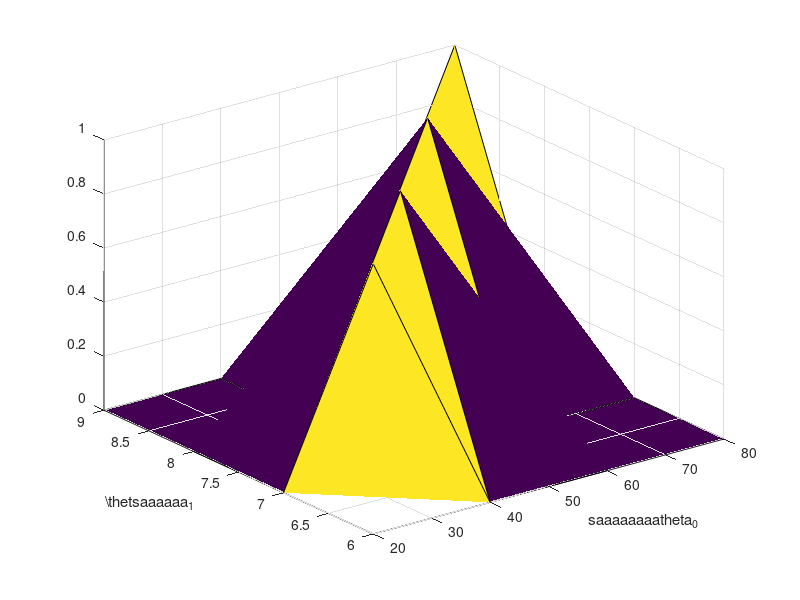
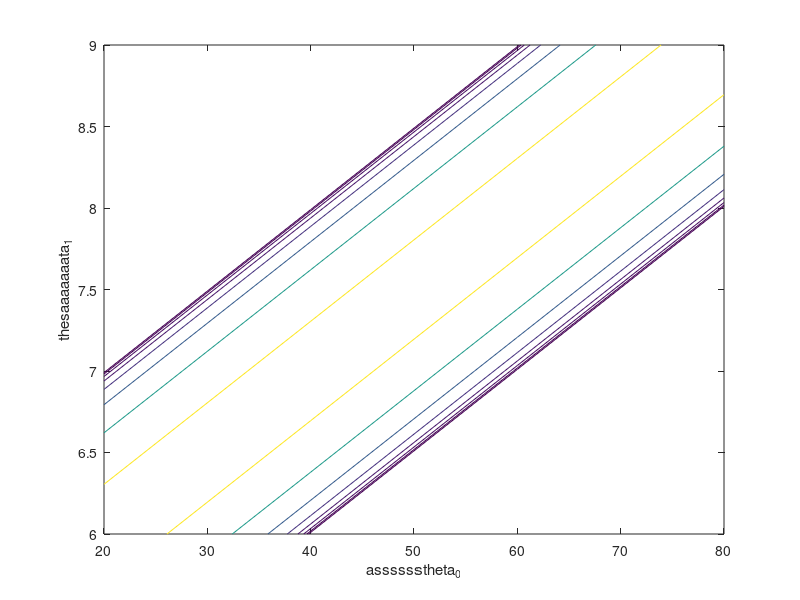

Write MATLAB code to recreate these figures, in order. (Note: this script raises an error after producing the figures.)

figure;

theta0_vals =[20;40;60;80]
theta1_vals =[6;7;8;9]
theta1_val=eye(4)
surf(theta0_vals, theta1_vals, theta1_val)
xlabel('saaaaaaaatheta_0'); ylabel('\thetsaaaaaa_1');



figure;
% Plot J_vals as 15 contours spaced logarithmically between 0.01 and 100
contour(theta0_vals, theta1_vals, theta1_val, logspace(-2, 3, 20))
xlabel('asssssstheta_0'); ylabel('thesaaaaaaata_1');
hold on;
plot(theta(1), theta(2), 'rx', 'MarkerSize', 10, 'LineWidth', 2);